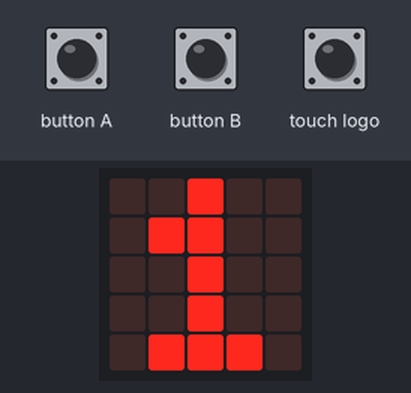
This program was run on a simulated BBC micro:bit (MakeCode). Shown: the board's 5×5 LED display. Inputs (shaded band) come from the test bench.

Above: at 1.9 s.
2.0 s: touch logo pressed for 0.15 s
At 3.3 s:
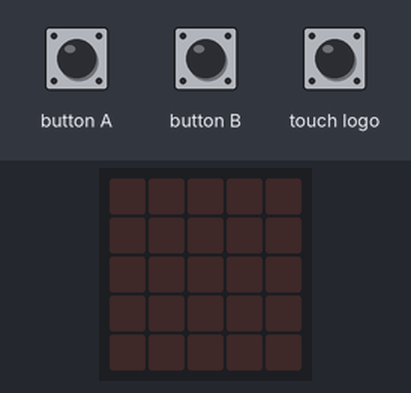
3.6 s: button A pressed for 0.15 s
At 4.7 s:
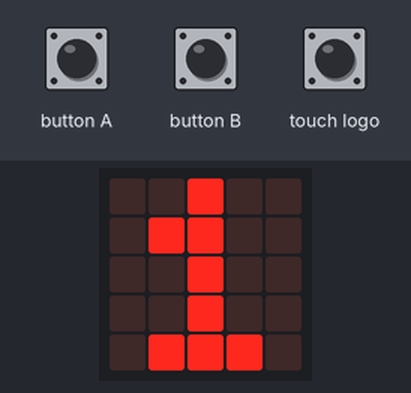
Timing chart, 0 to 6.6 s (numbered marks = the images above; inputs shaded):
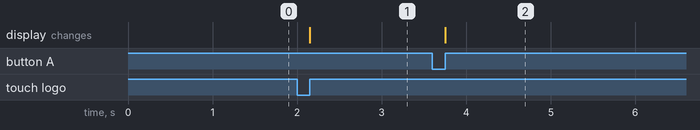

The program:

main.ts
```typescript
input.onLogoEvent(TouchButtonEvent.Pressed, function () {
    b = 0
    a = 1
    basic.clearScreen()
})
input.onButtonPressed(Button.A, function () {
    a = b + a
    basic.showNumber(a)
})
input.onButtonPressed(Button.B, function () {
    b = b + 1
    basic.showNumber(b)
})
let a = 0
let b = 0
b = 0
a = 1
basic.showNumber(a)
basic.forever(function () {

})
```

test.ts
```typescript
// Hier kann man Tests durchführen; diese Datei wird nicht kompiliert, wenn dieses Paket als Erweiterung verwendet wird.
```

Measured:
- after the input at 2.0 s, the display: changes after 0.15 s (image 1)
- after the input at 3.6 s, the display: changes after 0.15 s (image 2)
